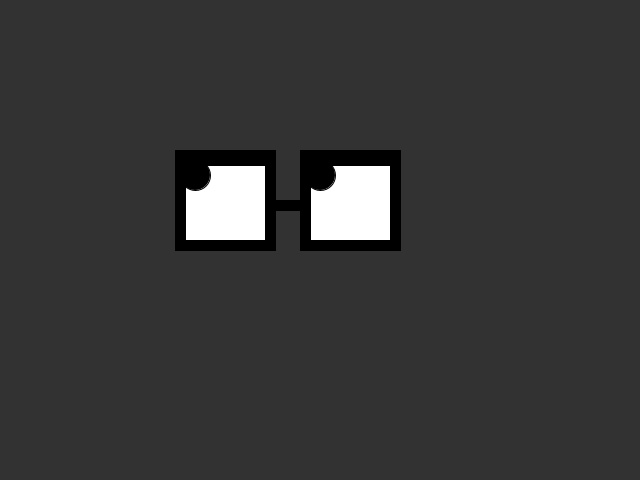
Frame 1 (no input)
Frame 60 (the mouse pressed at the canvas centre just before this capture): identical to frame 1, image omitted
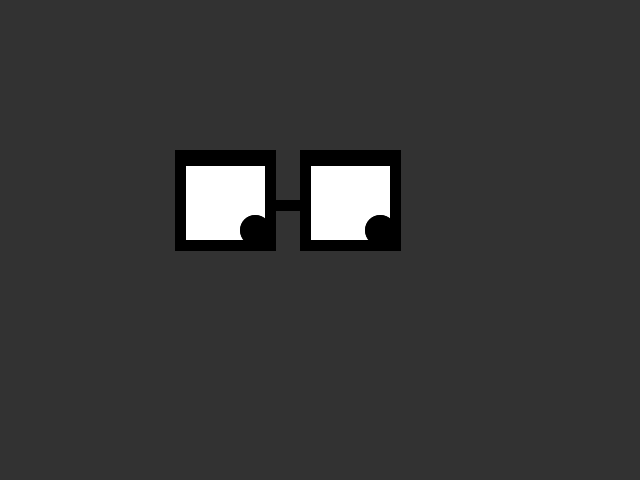
Frame 120 (the mouse held since frame 60 and released just before this capture)

The Processing sketch that drew these frames (run headless with seeded random() and noise(); from frame 60 on, the mouse is pressed at the canvas centre):

// Processing sketch: processing_88744
// ── processing_88744.pde


float x;
float y;
float easing = 0.005;

void setup() {
  size (640, 480);
  background(100);
  smooth();
  noCursor();
}


void draw() 
{ 
  background(50);
  fill(0);
  rect(175, 150, 100, 100);
  rect(275, 200, 30, 10);
  
  rect(300, 150, 100, 100);
  fill(255);
  rect(185, 165, 80, 75);
  rect(310, 165, 80, 75);

  float mx = constrain(mouseX, 195, 255);
  float my = constrain(mouseY, 175, 230);



  fill(0);

  ellipse(mx, my, 30, 30);
  ellipse(mx+125, my, 30, 30);
}


void mousePressed(){
  fill(0);
  rect(175, 150, 100, 100);
   rect(300, 150, 100, 100);
}
  
